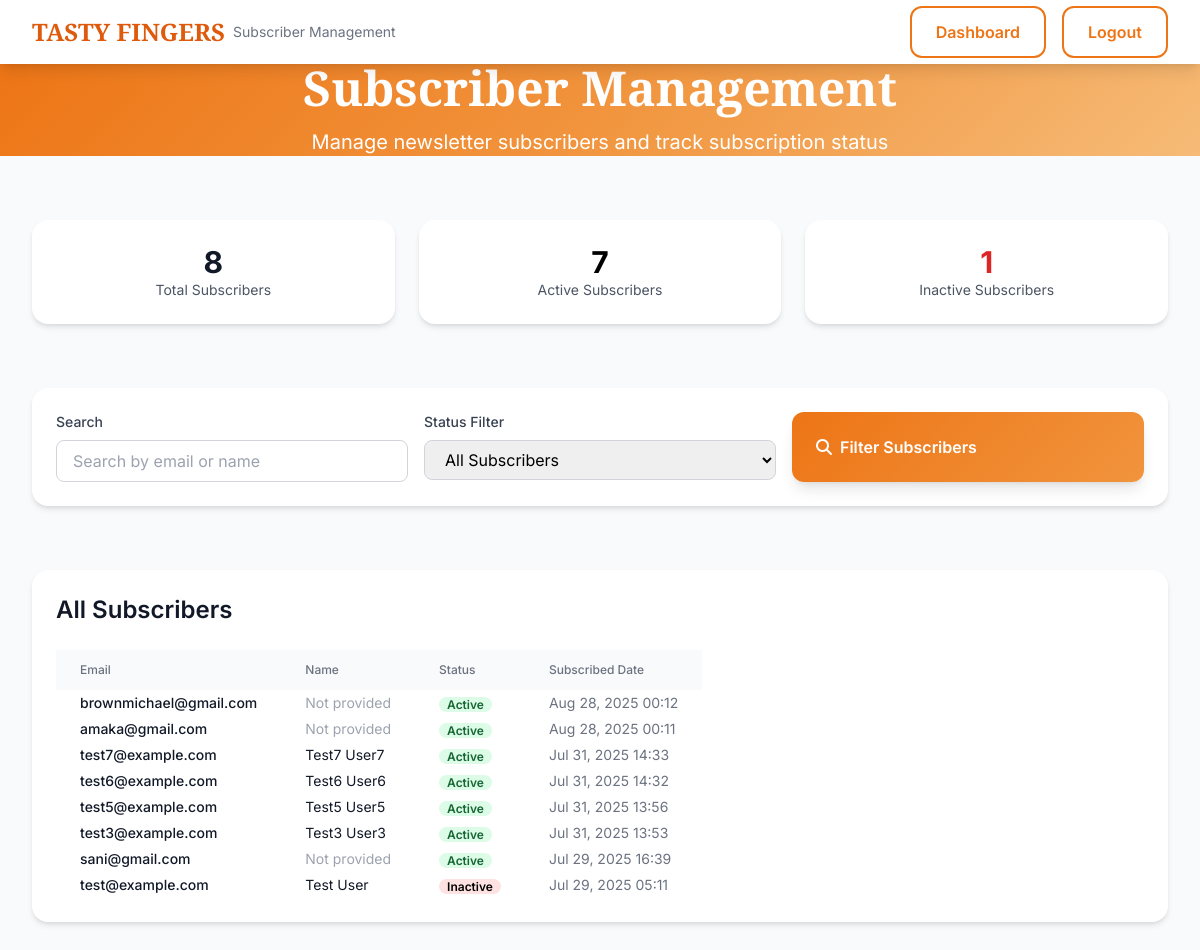
The app's page /accounts/subscriber-management/ (signed in) with its own data.
### api/models.py (models this page shows, shortened)
class NewsletterSubscriber(models.Model):
    email = models.EmailField(unique=True)
    first_name = models.CharField(max_length=100, blank=True)
    last_name = models.CharField(max_length=100, blank=True)
    is_active = models.BooleanField(default=True)
    subscribed_at = models.DateTimeField(auto_now_add=True)
    unsubscribed_at = models.DateTimeField(null=True, blank=True)
    class Meta:
        ordering = ['-subscribed_at']

### accounts/views.py (the view)
# urls.py: path('subscriber-management/', subscriber_management, name='subscriber_management'),
@login_required(login_url='login')
def subscriber_management(request):
    try:
        profile = request.user.profile
    except Exception:
        logout(request)
        return redirect('login')
    if profile.role not in ['owner', 'staff']:
        return redirect('dashboard')
    from api.models import NewsletterSubscriber
    status_filter = request.GET.get('status', '')
    search_query = request.GET.get('search', '')
    subscribers = NewsletterSubscriber.objects.all().order_by('-subscribed_at')
    if status_filter == 'active':
        subscribers = subscribers.filter(is_active=True)
    elif status_filter == 'inactive':
        subscribers = subscribers.filter(is_active=False)
    if search_query:
        subscribers = subscribers.filter(
            Q(email__icontains=search_query) |
            Q(first_name__icontains=search_query) |
            Q(last_name__icontains=search_query)
        )
    paginator = Paginator(subscribers, 20)
    page_number = request.GET.get('page')
    page_obj = paginator.get_page(page_number)
    total_subscribers = NewsletterSubscriber.objects.count()
    active_subscribers = NewsletterSubscriber.objects.filter(is_active=True).count()
    inactive_subscribers = NewsletterSubscriber.objects.filter(is_active=False).count()
    context = {
        'page_obj': page_obj,
        'total_subscribers': total_subscribers,
        'active_subscribers': active_subscribers,
        'inactive_subscribers': inactive_subscribers,
        'status_filter': status_filter,
        'search_query': search_query,
        'is_owner': profile.role == 'owner',
    }
    return render(request, 'accounts/subscriber_management.html', context)

### accounts/templates/accounts/subscriber_management.html (shortened to what this page needs)
{% load static %}
<!DOCTYPE html>
<html lang="en">
<head>
    <link href="{% static 'output.css' %}" rel="stylesheet">
    <link rel="stylesheet" href="https://cdnjs.cloudflare.com/ajax/libs/font-awesome/6.4.0/css/all.min.css">
</head>
<body class="bg-gray-50 font-sans">
    <nav class="bg-white shadow-lg sticky top-0 z-50">
        <div class="max-w-7xl mx-auto px-4 sm:px-6 lg:px-8">
            <div class="flex justify-between items-center h-16">
                <div class="flex items-center">
                    <h1 class="text-2xl font-display font-bold text-primary-600">TASTY FINGERS</h1>
                    <span class="text-sm text-gray-500 ml-2">Subscriber Management</span>
                </div>
                <div class="flex items-center space-x-4">
                    <a href="{% url 'dashboard' %}" class="btn-outline">Dashboard</a>
                    <a href="{% url 'logout' %}" class="btn-outline">Logout</a>
                </div>
            </div>
        </div>
    </nav>
    <div class="min-h-screen bg-gray-50">
        <section class="hero-gradient py-16">
            <div class="max-w-7xl mx-auto px-4 sm:px-6 lg:px-8">
                <div class="text-center">
                    <h1 class="text-4xl md:text-5xl font-display font-bold text-white mb-4">
                        Subscriber <span class="text-primary-200">Management</span>
                    </h1>
                    <p class="text-xl text-white mb-8 max-w-3xl mx-auto">
                        Manage newsletter subscribers and track subscription status
                    </p>
                </div>
            </div>
        </section>
        <section class="py-8">
            <div class="max-w-7xl mx-auto px-4 sm:px-6 lg:px-8">
                <div class="grid grid-cols-1 md:grid-cols-3 gap-6">
                    <div class="card p-6 text-center">
                        <div class="text-3xl font-bold text-gray-900">{{ total_subscribers }}</div>
                        <div class="text-sm text-gray-600">Total Subscribers</div>
                    </div>
                    <div class="card p-6 text-center">
                        <div class="text-3xl font-bold text-green-600">{{ active_subscribers }}</div>
                        <div class="text-sm text-gray-600">Active Subscribers</div>
                    </div>
                    <div class="card p-6 text-center">
                        <div class="text-3xl font-bold text-red-600">{{ inactive_subscribers }}</div>
                        <div class="text-sm text-gray-600">Inactive Subscribers</div>
                    </div>
                </div>
            </div>
        </section>
        <section class="py-8">
            <div class="max-w-7xl mx-auto px-4 sm:px-6 lg:px-8">
                <div class="card p-6">
                    <form method="GET" class="grid grid-cols-1 md:grid-cols-3 gap-4">
                        <div>
                            <label class="block text-sm font-medium text-gray-700 mb-2">Search</label>
                            <input type="text" name="search" value="{{ search_query }}" placeholder="Search by email or name"
                                   class="w-full px-4 py-2 border border-gray-300 rounded-lg focus:ring-2 focus:ring-primary-500 focus:border-transparent">
                        </div>
                        <div>
                            <label class="block text-sm font-medium text-gray-700 mb-2">Status Filter</label>
                            <select name="status" class="w-full px-4 py-2 border border-gray-300 rounded-lg focus:ring-2 focus:ring-primary-500 focus:border-transparent">
                                <option value="">All Subscribers</option>
                            </select>
                        </div>
                        <div class="flex items-end">
                            <button type="submit" class="btn-primary w-full">
                                <i class="fas fa-search"></i>
                                Filter Subscribers
                            </button>
                        </div>
                    </form>
                </div>
            </div>
        </section>
        <section class="py-8">
            <div class="max-w-7xl mx-auto px-4 sm:px-6 lg:px-8">
                <div class="card p-6">
                    <h2 class="text-2xl font-semibold text-gray-900 mb-6">All Subscribers</h2>
                    {% if page_obj %}
                        <div class="overflow-x-auto">
                            <table class="min-w-full divide-y divide-gray-200">
                                <thead class="bg-gray-50">
                                    <tr>
                                        <th class="px-6 py-3 text-left text-xs font-medium text-gray-500 uppercase tracking-wider">Email</th>
                                        <th class="px-6 py-3 text-left text-xs font-medium text-gray-500 uppercase tracking-wider">Name</th>
                                        <th class="px-6 py-3 text-left text-xs font-medium text-gray-500 uppercase tracking-wider">Status</th>
                                        <th class="px-6 py-3 text-left text-xs font-medium text-gray-500 uppercase tracking-wider">Subscribed Date</th>
                                    </tr>
                                </thead>
                                <tbody class="bg-white divide-y divide-gray-200">
                                    {% for subscriber in page_obj %}
                                    <tr class="hover:bg-gray-50">
                                        <td class="px-6 py-4 whitespace-nowrap text-sm font-medium text-gray-900">{{ subscriber.email }}</td>
                                        <td class="px-6 py-4 whitespace-nowrap text-sm text-gray-900">
                                            {% if subscriber.first_name or subscriber.last_name %}
                                                {{ subscriber.first_name }} {{ subscriber.last_name }}
                                            {% else %}
                                                <span class="text-gray-400">Not provided</span>
                                            {% endif %}
                                        </td>
                                        <td class="px-6 py-4 whitespace-nowrap">
                                            <span class="px-2 inline-flex text-xs leading-5 font-semibold rounded-full
                                                {% if subscriber.is_active %}bg-green-100 text-green-800{% else %}bg-red-100 text-red-800{% endif %}">
                                                {% if subscriber.is_active %}Active{% else %}Inactive{% endif %}
                                            </span>
                                        </td>
                                        <td class="px-6 py-4 whitespace-nowrap text-sm text-gray-500">{{ subscriber.subscribed_at|date:"M d, Y H:i" }}</td>
                                    </tr>
                                    {% endfor %}
                                </tbody>
                            </table>
                        </div>
                    {% else %}
                        <div class="text-center py-12">
                            <i class="fas fa-users text-4xl text-gray-300 mb-4"></i>
                            <h3 class="text-xl font-semibold text-gray-900 mb-2">No Subscribers Found</h3>
                            <p class="text-gray-600">No subscribers match your current filters.</p>
                        </div>
                    {% endif %}
                </div>
            </div>
        </section>
    </div>
</body>
</html>

### accounts/templates/accounts/subscriber_management.html (style rules this page uses)
.hero-gradient { background: linear-gradient(135deg, #ed7516 0%, #f1943d 50%, #f6bb77 100%); }
.card { background: white; border-radius: 16px; box-shadow: 0 4px 6px -1px rgba(0, 0, 0, 0.1), 0 2px 4px -1px rgba(0, 0, 0, 0.06); transition: all 0.3s ease; }
.btn-primary { background: linear-gradient(135deg, #ed7516 0%, #f1943d 100%); color: white; padding: 12px 24px; border-radius: 12px; font-weight: 600; transition: all 0.3s ease; border: none; cursor: pointer; display: inline-flex; align-items: center; gap: 8px; }
.btn-outline { background: transparent; color: #ed7516; padding: 12px 24px; border-radius: 12px; font-weight: 600; transition: all 0.3s ease; border: 2px solid #ed7516; cursor: pointer; display: inline-flex; align-items: center; gap: 8px; }

### records on screen
NewsletterSubscriber: email "brownmichael@gmail.com", first_name "Not provided", is_active "Active", subscribed_at "Aug 28, 2025 00:12"
NewsletterSubscriber: email "amaka@gmail.com", first_name "Not provided", is_active "Active", subscribed_at "Aug 28, 2025 00:11"
NewsletterSubscriber: email "test7@example.com", first_name "Test7", last_name "User7", is_active "Active", subscribed_at "Jul 31, 2025 14:33"
NewsletterSubscriber: email "test6@example.com", first_name "Test6", last_name "User6", is_active "Active", subscribed_at "Jul 31, 2025 14:32"
NewsletterSubscriber: email "test5@example.com", first_name "Test5", last_name "User5", is_active "Active", subscribed_at "Jul 31, 2025 13:56"
NewsletterSubscriber: email "test3@example.com", first_name "Test3", last_name "User3", is_active "Active", subscribed_at "Jul 31, 2025 13:53"
NewsletterSubscriber: email "sani@gmail.com", first_name "Not provided", is_active "Active", subscribed_at "Jul 29, 2025 16:39"
NewsletterSubscriber: email "test@example.com", first_name "Test", last_name "User", is_active "Inactive", subscribed_at "Jul 29, 2025 05:11"

### other values on screen
{{ total_subscribers }} "8"
{{ active_subscribers }} "7"
{{ inactive_subscribers }} "1"
